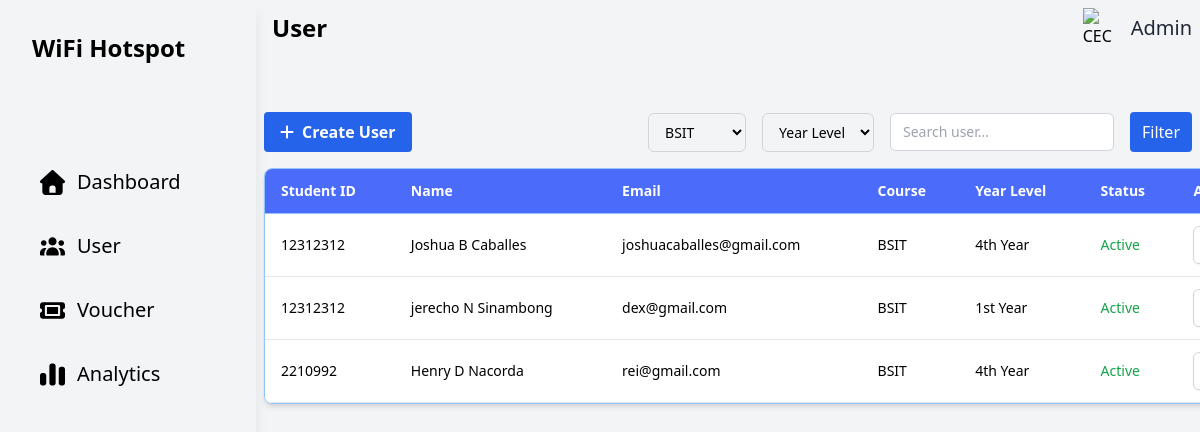
/php/User.php?course_name=BSIT, run on the app's committed database.
### tables this page shows
CREATE TABLE `users_profile` (
  `user_id` int(11) NOT NULL,
  `school_id` varchar(50) DEFAULT NULL,
  `first_name` varchar(50) DEFAULT NULL,
  `middle_name` varchar(10) DEFAULT NULL,
  `last_name` varchar(50) DEFAULT NULL,
  `gmail` varchar(100) DEFAULT NULL,
  `contact_number` varchar(20) DEFAULT NULL,
  `course_name` varchar(50) DEFAULT NULL,
  `year_level` varchar(50) DEFAULT NULL,
  `gender` varchar(20) DEFAULT NULL,
  `user_type` varchar(20) DEFAULT NULL,
  `voucher_code` varchar(100) DEFAULT NULL,
  `password_generated` varchar(255) DEFAULT NULL,
  `status` varchar(20) DEFAULT 'Active',
  `created_at` timestamp NOT NULL DEFAULT current_timestamp()
);

### php/User.php (the view, shortened to what this page needs)
<?php
require 'db.php';
$course_name = trim($_GET['course_name'] ?? '');
$q = trim($_GET['q'] ?? '');
$sql = "SELECT * FROM users_profile WHERE 1=1";
$params = [];
if ($course_name !== '') {
  $sql .= " AND course_name = :course_name";
  $params[':course_name'] = $course_name;
}
$sql .= " ORDER BY user_id DESC";
$stmt = $pdo->prepare($sql);
$stmt->execute($params);
$users = $stmt->fetchAll();
?>
<!DOCTYPE html>
<html lang="en">
<head>
  <link href="https://cdnjs.cloudflare.com/ajax/libs/font-awesome/6.5.2/css/all.min.css" rel="stylesheet">
  <script src="../css/tailwind.css"></script>
</head>
<body class="bg-gray-100 h-screen">
  <div class="flex">
    <div class="w-64 bg-gray h-screen p-8 text-white shadow-lg fixed">
      <div class="flex items-center space-x-2 mb-24">
        <h1 class="text-2xl font-semibold text-black">WiFi Hotspot</h1>
      </div>
      <ul class="space-y-5">
        <li><a href="admindashboard.php" class="flex items-center space-x-3 hover:bg-gray-300 p-2 rounded"><span class="text-black text-xl">Dashboard</span></a></li>
        <li><a href="User.php" class="flex items-center space-x-3 hover:bg-gray-300 p-2 rounded"> <span class="text-black text-xl">User</span></a></li>
        <li><a href="../php/Voucher.php" class="flex items-center space-x-3 hover:bg-gray-300 p-2 rounded"><span class="text-black text-xl">Voucher</span></a></li>
        <li><a href="../php/Analytics.php" class="flex items-center space-x-3 hover:bg-gray-300 p-2 rounded"><span class="text-black text-xl">Analytics</span></a></li>
      </ul>
    </div>
    <div class="ml-64 h-screen overflow-x-hidden p-2">
      <div class="flex justify-between items-center mb-16">
        <h1 class="text-2xl font-semibold text-black pl-2">User</h1>
        <div class="flex items-center space-x-2">
          <img src="../images/ceclogo.png" alt="CEC Logo" class="w-10 h-10 object-contain">
          <span class="text-xl text-gray-800">Admin</span>
        </div>
      </div>
      <div class="flex justify-between mb-4">
        <div>
          <button id="openModalBtn"
            class="flex items-center gap-2 bg-blue-600 text-white px-4 py-2 rounded hover:bg-blue-700">
            <i class="fa-solid fa-plus"></i>
            <span class="font-semibold">Create User</span>
          </button>
        </div>
        <form method="get" id="filterForm" class="flex gap-4 items-center">
          <select name="course_name" id="course_name"
            class="bg-gray-100 border border-gray-300 rounded-md px-3 py-2 text-sm">
            <option value="BSIT" <?= $course_name === 'BSIT' ? 'selected' : '' ?>>BSIT</option>
          </select>
          <select name="year_level" id="year_level"
            class="bg-gray-100 border border-gray-300 rounded-md px-3 py-2 text-sm">
            <option value="">Year Level</option>
          </select>
          <input type="text" name="q" id="search_user" value="<?= htmlentities($q) ?>" placeholder="Search user..."
            class="bg-white border border-gray-300 rounded-md px-3 py-2 text-sm w-56">
          <button type="submit" class="bg-blue-600 text-white px-3 py-2 rounded">Filter</button>
        </form>
      </div>
    </div>
    <div class="w-[1080px] bg-white shadow-md rounded-lg overflow-hidden border border-blue-300 mt-4">
      <div class="">
        <table class="min-w-full border-collapse">
          <thead class="bg-[#4B6BFB] text-white sticky top-0 z-10">
            <tr>
              <th class="px-4 py-3 text-left text-sm font-semibold border-b border-blue-300">Student ID</th>
              <th class="px-4 py-3 text-left text-sm font-semibold border-b border-blue-300">Name</th>
              <th class="px-4 py-3 text-left text-sm font-semibold border-b border-blue-300">Email</th>
              <th class="px-4 py-3 text-left text-sm font-semibold border-b border-blue-300">Course</th>
              <th class="px-4 py-3 text-left text-sm font-semibold border-b border-blue-300">Year Level</th>
              <th class="px-4 py-3 text-left text-sm font-semibold border-b border-blue-300">Status</th>
              <th class="px-4 py-3 text-left text-sm font-semibold border-b border-blue-300">Action</th>
            </tr>
          </thead>
          <tbody class="bg-white">
            <?php foreach ($users as $u): ?>
              <tr class="hover:bg-gray-100 border-b border-gray-200 group relatives">
                <td class="px-4 py-3 text-sm"><?= htmlentities($u['school_id']) ?></td>
                <td class="px-4 py-3 text-sm">
                  <?= htmlentities($u['first_name'] . ' ' . ($u['middle_name'] ? $u['middle_name'] . ' ' : '') . $u['last_name']) ?>
                </td>
                <td class="px-4 py-3 text-sm"><?= htmlentities($u['gmail']) ?></td>
                <td class="px-4 py-3 text-sm"><?= htmlentities($u['course_name']) ?></td>
                <td class="px-4 py-3 text-sm"><?= htmlentities($u['year_level']) ?></td>
                <td class="px-4 py-3 text-sm <?= $u['status'] === 'Active' ? 'text-green-600' : 'text-red-600' ?>">
                  <?= htmlentities($u['status']) ?>
                </td>
                <td class="px-4 py-3 text-sm ">
                  <div class="relative inline-block text-left">
                    <button type="button"
                      class="inline-flex justify-center w-full rounded-md border border-gray-300 shadow-sm px-4 py-2 bg-white text-sm font-medium text-gray-700 hover:bg-gray-50 focus:outline-none"
                      id="dropdownButton<?= $u['user_id'] ?>" aria-expanded="true" aria-haspopup="true"
                      onclick="toggleDropdown(<?= $u['user_id'] ?>)">
                    </button>
                  </div>
                </td>
              </tr>
            <?php endforeach; ?>
          </tbody>
        </table>
      </div>
    </div>
  </div>
</body>
</html>

### data on the page
users_profile: school "12312312", first_name+middle_name+last_name "Joshua B Caballes", gmail "joshuacaballes@gmail.com", course_name "BSIT", year_level "4th Year", status "Active"
users_profile: school "12312312", first_name+middle_name+last_name "jerecho N Sinambong", gmail "dex@gmail.com", course_name "BSIT", year_level "1st Year", status "Active"
users_profile: school "2210992", first_name+middle_name+last_name "Henry D Nacorda", gmail "rei@gmail.com", course_name "BSIT", year_level "4th Year", status "Active"
